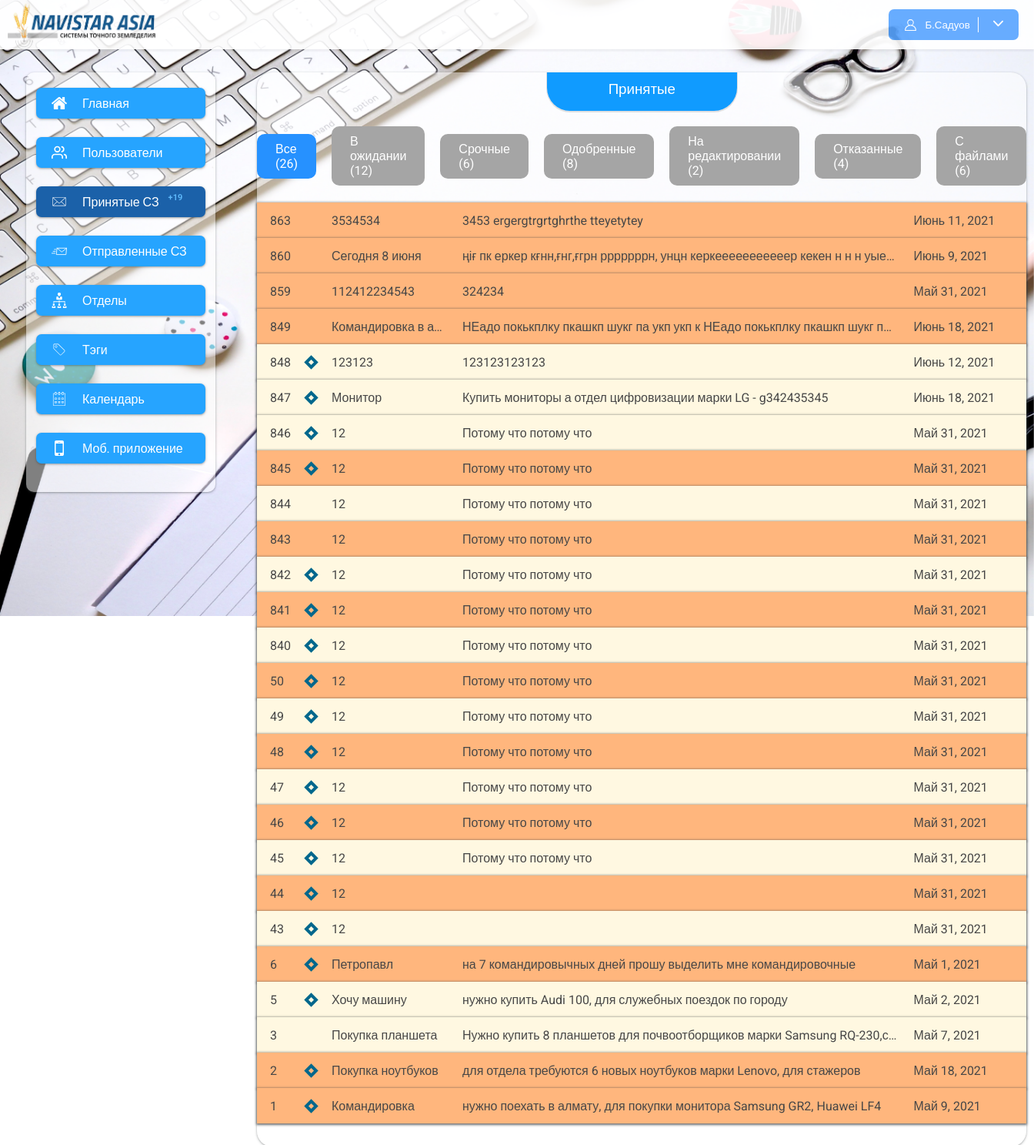
The page /my-notes (signed in) on the database its author committed.
### app/models.py (models this page shows, shortened)
class NoteUsers(models.Model):
    user = models.ForeignKey(User, on_delete=models.CASCADE, related_name="note")
    note = models.ForeignKey(ServiceNote, on_delete=models.CASCADE, related_name="users")
    index = models.IntegerField(null=True, blank=True)
    comment = models.TextField(null=True, blank=True)
    status = models.CharField(max_length=200,choices=statuses, null=True, blank=True)
    date_create = models.DateTimeField(auto_now=True, null=True, blank=True)
    is_read = models.BooleanField(default=False)
    date_read = models.DateTimeField(null=True, blank=True)
    class Meta:
        verbose_name = "Подписывающий"
        verbose_name_plural = "Подписывающие"

class ServiceNote(models.Model):
    user = models.ForeignKey(User, null=True, blank=True, on_delete=models.CASCADE, related_name="notes")
    number = models.IntegerField(null=True, blank=True)
    title = models.CharField(max_length=120)
    text = models.TextField()
    summa = models.CharField(max_length=200, null=True, blank=True)
    fast = models.BooleanField(default=False)
    date_create = models.DateTimeField(auto_now_add=True)
    date_update = models.DateTimeField(auto_now=True)
    date = models.DateField(null=True, blank=True)
    tags = models.ManyToManyField(Tags, null=True, blank=True, related_name="notes")
    user_index = models.IntegerField(default=1, null=True, blank=True)
    status = models.CharField(max_length=200, choices=statuses, null=True, blank=True)
    class Meta:
        verbose_name = "Служебная записка"
        verbose_name_plural = "Служебные записки"

### app/views.py (the view, shortened to what this page needs)
# urls.py: path("my-notes", my_notes_list, name="my_notes_list"),
@login_required()
def my_notes_list(request):
    notes = NoteUsers.objects.filter(user=request.user).filter(note__user_index__gte=F('index')).order_by('-pk')
    count_all = notes.count()
    count_wait = notes.filter(status=None).count()
    count_fast = notes.filter(status=None).filter(note__fast=True).count()
    count_success = notes.filter(status=success).count()
    count_edit = notes.filter(status=edit).count()
    count_error = notes.filter(status=error).count()
    count_files = notes.filter(~Q(note__files = None)).count()
    return render(request, 'my_notes.html', {"notes": notes,
                                          "count_all": count_all,
                                          "count_wait": count_wait,
                                          "count_fast": count_fast,
                                          "count_success": count_success,
                                          "count_edit": count_edit,
                                          "count_error": count_error,
                                          "count_files": count_files,
                                             })

### app/context_processors.py (called while the page is built)
def unReadNotes(request):
    if request.user.is_anonymous:
        return {}
    user = request.user
    unReadCount = NoteUsers.objects.filter(user=user).filter(note__user_index__gte=F('index')).order_by('-pk').filter(is_read=False).count()
    return {
        "unReadCount": unReadCount
    }

### app/templatetags/app_tags.py (called while the page is built)
@register.filter(name="htmlToText")
def htmlToText(data):
    if data.startswith("<"):
        text = BS(data)
        return text.get_text()
    else:
        return data

### app/templates/my_notes.html (shortened to what this page needs)
{% extends 'base.html' %}
{% load static %}
{% load app_tags %}
{% block content %}
    <div class="content" style="padding-left:0px; padding-right:0px">
        <h3 class="content_title">
            Принятые
        </h3>
        <div class="note_statuses">
            <a href="{% url 'my_notes_list' %}" class="note_status {% if request.get_full_path == '/my-notes' %}note_status_active{% endif %}">Все ({{ count_all }})</a>
            <a href="?status=wait" class="note_status {% if request.get_full_path == '/my-notes?status=wait' %}note_status_active{% endif %}">В ожидании ({{ count_wait }})</a>
            <a href="?status=fast" class="note_status  {% if request.get_full_path == '/my-notes?status=fast' %}note_status_active{% endif %}">Срочные ({{ count_fast }})</a>
            <a href="?status=success" class="note_status  {% if request.get_full_path == '/my-notes?status=success' %}note_status_active{% endif %}">Одобренные ({{ count_success }})</a>
            <a href="?status=edit" class="note_status  {% if request.get_full_path == '/my-notes?status=edit' %}note_status_active{% endif %}">На редактировании ({{ count_edit }})</a>
            <a href="?status=error" class="note_status  {% if request.get_full_path == '/my-notes?status=error' %}note_status_active{% endif %}">Отказанные ({{ count_error }})</a>
            <a href="?status=files" class="note_status  {% if request.get_full_path == '/my-notes?status=files' %}note_status_active{% endif %}">С файлами ({{ count_files }})</a>
        </div>
        <div class="flex_notes">
        {% for note in notes %}
        <a href="{% url 'my_note_detail' note.note.pk %}" class="flex_note {% if note.note.fast %}fast_note{% endif %}">
            <div class="note_number">{{ note.note.number }} {% if note.is_read == False %}<span class="unReadCircle"></span>{% endif %}</div>
            <div class="note_title">{{ note.note.title }}</div>
            <div class="note_text">{{ note.note.text|htmlToText }}</div>
            <div class="note_date">{{ note.note.date }}</div>
        </a>
        {% empty %}
        <span class="not_found">Служебные записки не найдены</span>
        {% endfor %}
    </div>
    </div>
{% endblock %}

### app/templates/base.html (shortened to what this page needs)
{% load static %}
<!DOCTYPE html>
<html>
<head>
    <link rel="stylesheet" href="{% static 'css/style.css' %}">
</head>
<body>
<div class="wrapper">
    <div class="header">
        <img src="{% static 'img/navistar.png' %}" height="100%">
        <button class="profile_button">
            {% if request.user.is_authenticated %}
            <img src="{% static 'img/profile.svg' %}" alt="" width="17px" height="17px">
				<span>
					{{ request.user.first_name|slice:"1" }}.{{ request.user.last_name }}
				</span>
            <span style="cursor: pointer" onclick="show_menu()">
                <img src="{% static 'img/arrow.svg' %}" alt="" width="13px" height="13px">
            </span>
            {% else %}
            <span>Войти</span>
            {% endif %}
        </button>
    </div>
    <div class="main">
        {% include 'include/sidebar_menu.html' %}
        {% block content %}
        {% endblock %}
    </div>
</div>
</body>
</html>

### app/static/css/style.css (style rules this page uses)
body { padding:0px; margin:0px; overflow-x:hidden; font-family: 'Roboto', sans-serif; }
a { color: inherit; text-decoration: none; }
.wrapper { width:100%; position: absolute; }
.header { box-shadow: 0px 2px 3px rgba(57, 57, 57, 0.09); height: 64px; background-color: #fff; opacity: .9; display: flex; justify-content: space-between; align-items: center; }
.header img { margin-left: 10px; }
.profile_button { background-color: #58A5FF; border-width: 0px; padding: 10px; color:white; border-radius: 7px; display: flex; margin-right:20px; align-items: center; }
.profile_button img { margin-right:10px; }
.main { display: flex; flex-direction: row; }
.content { flex-grow: 1; padding: 10px; padding-bottom:30px; min-height: 500px; margin:30px 20px; background: rgba(255, 255, 255, 0.5); box-shadow: 0px 4px 4px rgba(204, 204, 204, 0.25); box-shadow: 0 1px 2px 0 rgb(60 64 67 / 30%), 0 1px 3px 1px rgb(60 64 67 / 15%); border-radius: 20px; }
.content_title { padding: 10px 80px; border-bottom-right-radius: 30px; border-bottom-left-radius: 30px; font-family: 'Montserrat', sans-serif; color: #ffffff; width: fit-content; margin: auto; display: block; box-shadow: 0px 1px 0px 1px #78787836; background: #348cfb; background:#77a7ff; background:#109bff; height: 30px; margin-top: -10px; }
.flex_notes { margin-top: 22px; display: flex; flex-direction: column; width: 100%; }
.flex_note { align-items: center; height: 32px; display: flex; color: #474747; box-shadow:0 1px 2px 0 rgb(60 64 67 / 30%), 0 1px 3px 1px rgb(60 64 67 / 65%); background-color: #fff8e1; padding:7px; }
.note_number { padding-left: 10px; margin-right: 20px; width: 60px; display:flex; justify-content:space-between; align-items:center; }
.note_title { width: 150px; margin-right: 20px; white-space: nowrap; overflow: hidden; text-overflow: ellipsis; }
.note_text { flex-grow: 1; margin-right: 20px; min-width: 0px; width:0px; white-space: nowrap; overflow: hidden; text-overflow: ellipsis; }
.note_date { width: 140px; }
.fast_note { background-color: #ffb67d; }
.note_statuses { display: flex; align-items: center; justify-content: center; }
.note_status { padding: 10px 24px; width: fit-content; background-color: #a5a5a5; border-radius: 10px; margin: 20px; margin-left: 0px; color: white; margin-bottom: 0px; }
.note_status:last-child { margin-right: 0px; }
.note_status_active { background-color: #2691ff; }
h1, h2, h3, h4 { font-family: "Dosis", arial, tahoma, verdana; font-weight: 500; }
.unReadCircle { width:5px; height:5px; transform:rotate(45deg); border:4px solid; }
.flex_note .unReadCircle { border-color:#00678c; }
.fast_note .unReadCircle { border-color:#00678c; }

### rows shown on the page
NoteUsers: note.number "863", note "3534534", note.text|htmlToText "3453 ergergtrgrtghrthe tteyetytey", note "Июнь 11, 2021"
NoteUsers: note.number "860", note "Сегодня 8 июня", note.text|htmlToText "ңіғ пк еркер кғнн,ғнг,ғгрн рррррррн, унцн керкееееееееееер кекен н н н уые…", note "Июнь 9, 2021"
NoteUsers: note.number "859", note "112412234543", note.text|htmlToText "324234", note "Май 31, 2021"
NoteUsers: note.number "849", note "Командировка в а…", note.text|htmlToText "НЕадо покькплку пкашкп шукг па укп укп к НЕадо покькплку пкашкп шукг п…", note "Июнь 18, 2021"
NoteUsers: note.number "848", is_read False (drawn), note "123123", note.text|htmlToText "123123123123", note "Июнь 12, 2021"
NoteUsers: note.number "847", is_read False (drawn), note "Монитор", note.text|htmlToText "Купить мониторы а отдел цифровизации марки LG - g342435345", note "Июнь 18, 2021"
NoteUsers: note.number "846", is_read False (drawn), note "12", note.text|htmlToText "Потому что потому что", note "Май 31, 2021"
NoteUsers: note.number "845", is_read False (drawn), note "12", note.text|htmlToText "Потому что потому что", note "Май 31, 2021"
NoteUsers: note.number "844", note "12", note.text|htmlToText "Потому что потому что", note "Май 31, 2021"
NoteUsers: note.number "843", note "12", note.text|htmlToText "Потому что потому что", note "Май 31, 2021"
NoteUsers: note.number "842", is_read False (drawn), note "12", note.text|htmlToText "Потому что потому что", note "Май 31, 2021"
NoteUsers: note.number "841", is_read False (drawn), note "12", note.text|htmlToText "Потому что потому что", note "Май 31, 2021"
NoteUsers: note.number "840", is_read False (drawn), note "12", note.text|htmlToText "Потому что потому что", note "Май 31, 2021"
NoteUsers: note.number "50", is_read False (drawn), note "12", note.text|htmlToText "Потому что потому что", note "Май 31, 2021"
NoteUsers: note.number "49", is_read False (drawn), note "12", note.text|htmlToText "Потому что потому что", note "Май 31, 2021"
NoteUsers: note.number "48", is_read False (drawn), note "12", note.text|htmlToText "Потому что потому что", note "Май 31, 2021"
NoteUsers: note.number "47", is_read False (drawn), note "12", note.text|htmlToText "Потому что потому что", note "Май 31, 2021"
NoteUsers: note.number "46", is_read False (drawn), note "12", note.text|htmlToText "Потому что потому что", note "Май 31, 2021"
NoteUsers: note.number "45", is_read False (drawn), note "12", note.text|htmlToText "Потому что потому что", note "Май 31, 2021"
NoteUsers: note.number "44", is_read False (drawn), note "12", note "Май 31, 2021"
NoteUsers: note.number "43", is_read False (drawn), note "12", note "Май 31, 2021"
NoteUsers: note.number "6", is_read False (drawn), note "Петропавл", note.text|htmlToText "на 7 командировычных дней прошу выделить мне командировочные", note "Май 1, 2021"
NoteUsers: note.number "5", is_read False (drawn), note "Хочу машину", note.text|htmlToText "нужно купить Audi 100, для служебных поездок по городу", note "Май 2, 2021"
NoteUsers: note.number "3", note "Покупка планшета", note.text|htmlToText "Нужно купить 8 планшетов для почвоотборщиков марки Samsung RQ-230,с…", note "Май 7, 2021"
NoteUsers: note.number "2", is_read False (drawn), note "Покупка ноутбуков", note.text|htmlToText "для отдела требуются 6 новых ноутбуков марки Lenovo, для стажеров", note "Май 18, 2021"
NoteUsers: note.number "1", is_read False (drawn), note "Командировка", note.text|htmlToText "нужно поехать в алмату, для покупки монитора Samsung GR2, Huawei LF4", note "Май 9, 2021"

### other values the page prints
{{ request.user.first_name|slice:"1" }} "Б"
{{ request.user.last_name }} "Садуов"
{{ unReadCount }} "19"
{{ count_all }} "26"
{{ count_wait }} "12"
{{ count_fast }} "6"
{{ count_success }} "8"
{{ count_edit }} "2"
{{ count_error }} "4"
{{ count_files }} "6"
